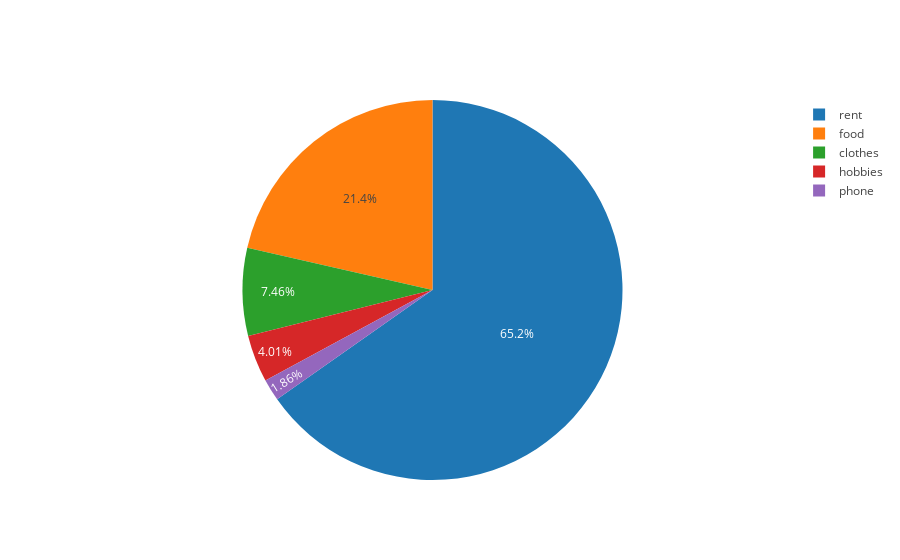

Notebook source saved alongside this figure:
### Markdown cell above
###  <center style='color:blue'>  pie charts </center>

### Code cell
labels = ['rent','food','clothes','hobbies','phone']
values = [700,230,80,43,20]

trace = go.Pie(labels=labels, values=values)

iplot([trace], filename='basic_pie_chart')

### Figure 1 — Plotly figure (JSON) as saved in the notebook; plotly's stock layout.template omitted (floating-point values rounded to 4 significant figures)
{"data": [{"labels": ["rent", "food", "clothes", "hobbies", "phone"], "type": "pie", "uid": "400064b6-a4da-4f89-a321-d054954733c5", "values": [700, 230, 80, 43, 20]}], "layout": {}}
